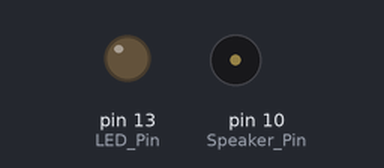
The sketch below on a simulated Arduino Uno, built with avr-gcc and run on an emulated ATmega328P. Shown: output pins drawn as LEDs (lit = HIGH), buzzer (waves = sounding). What the sketch prints to the serial monitor is not drawn.

Above: at 4.1 s.
At 24.82 s:
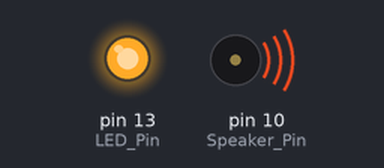
Timing chart, 0 to 25.3 s (numbered marks = the images above):
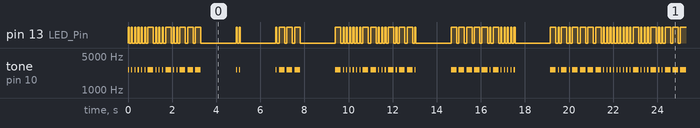

The sketch:

Morse_Code_Arduino.ino
```cpp
// (licence header left out)
#define LED_Pin         13
#define Speaker_Pin     10
const char Message[] = "hello i am beeping morse code"; //must be lower case

void setup()
{
        // put your setup code here, to run once:
        pinMode(LED_Pin, OUTPUT);
        pinMode(Speaker_Pin, OUTPUT);
        Serial.begin(9600);
}

void loop()
{
        // put your main code here, to run repeatedly:
        int letter = 0;
        Serial.println();

        while (Message[letter] != '\0')
        {
                Serial.print(Message[letter]);
                Morse_Lookup(Message[letter]);
                letter = letter + 1;
        }
}

void Dit()
{
        digitalWrite(LED_Pin, HIGH);
        tone(Speaker_Pin, 2600); // pin, frequency 30Hz-20KHz
        delay(50); //duration in mS
        noTone(Speaker_Pin);
        digitalWrite(LED_Pin, LOW);
        delay(100); //duration in mS
}

void Dah()
{
        digitalWrite(LED_Pin, HIGH);
        tone(Speaker_Pin, 2600); // pin, frequency 30Hz-20KHz
        delay(250); //duration in mS
        noTone(Speaker_Pin);
        digitalWrite(LED_Pin, LOW);
        delay(100); //duration in mS
}

void Morse_Lookup(char character)
{
        switch (character)
        {
        case 'a':
                Dit();
                Dah();
                break;
        case 'b':
                Dah();
                Dit();
                Dit();
                Dit();
                break;
        case 'c':
                Dah();
                Dit();
                Dah();
                Dit();
                break;
        case 'd':
                Dah();
                Dit();
                Dit();
                break;
        case 'e':
                Dit();
                break;
        case 'f':
                Dit();
                Dit();
                Dah();
                Dit();
                break;
        case 'g':
                Dah();
                Dah();
                Dit();
                break;
        case 'h':
                Dit();
                Dit();
                Dit();
                Dit();
                break;
        case 'i':
                Dit();
                Dit();
                break;
        case 'j':
                Dit();
                Dah();
                Dah();
                Dah();
                break;
        case 'k':
                Dah();
                Dit();
                Dah();
                break;
        case 'l':
                Dit();
                Dah();
                Dit();
                Dit();
                break;
        case 'm':
                Dah();
                Dah();
                break;
        case 'n':
                Dah();
                Dit();
                break;
        case 'o':
                Dah();
                Dah();
                Dah();
                break;
        case 'p':
                Dit();
                Dah();
                Dah();
                Dit();
                break;
        case 'q':
                Dah();
                Dah();
                Dit();
                Dah();
                break;
        case 'r':
                Dit();
                Dah();
                Dit();
                break;
        case 's':
                Dit();
                Dit();
                Dit();
                break;
        case 't':
                Dah();
                break;
        case 'u':
                Dit();
                Dit();
                Dah();
                break;
        case 'v':
                Dit();
                Dit();
                Dit();
                Dah();
                break;
        case 'w':
                Dit();
                Dah();
                Dah();
                break;
        case 'x':
                Dah();
                Dit();
                Dit();
                Dah();
                break;
        case 'y':
                Dah();
                Dit();
                Dah();
                Dah();
                break;
        case 'z':
                Dah();
                Dah();
                Dit();
                Dit();
                break;
        case ' ':
                delay(1500);
                break;
        default:
                digitalWrite(LED_Pin, LOW);
                noTone(Speaker_Pin);
                break;
        }
}
```

Measured:
- by itself, pin 13 (LED_Pin): moves between LOW and HIGH, repeating every 22.0 s
- by itself, tone on pin 10 (Speaker_Pin): plays 2600 Hz for 0.05 s, 2600 Hz for 0.05 s, 2600 Hz for 0.05 s, 2600 Hz for 0.05 s, 2600 Hz for 0.05 s, 2600 Hz for 0.05 s … (364 notes in this stretch)
